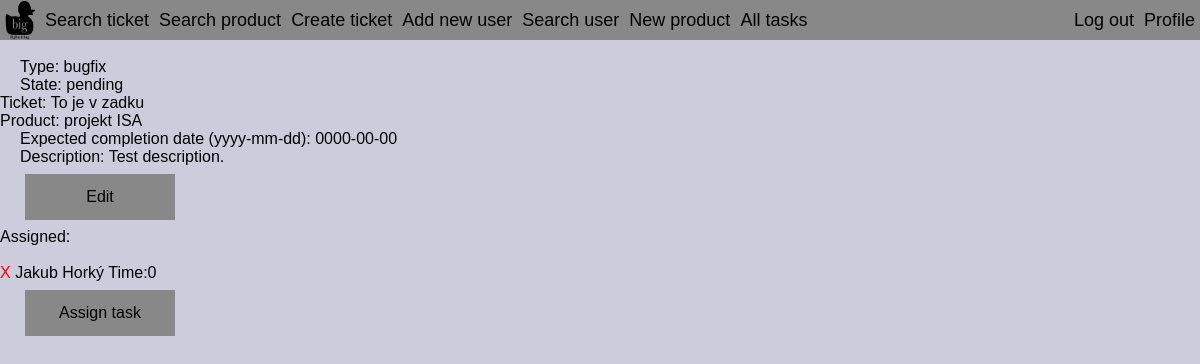
The app's page /task.php?id=1 (signed in) with its own data.
### tables this page shows
create table Tasks(taskID int not null auto_increment, title text not null, state ENUM("pending", "in progress", "solved", "cancelled", "refused") not null, ticketID int not null, description text not null, deadline date,
    primary key (taskID),
    foreign key (ticketID) references Tickets(ticketID) on delete cascade);

create table Tickets(ticketID int not null auto_increment, title varchar(128) not null, info text, state ENUM("pending", "in progress", "solved", "canceled", "refused", "retired") not null, date_posted date not null, author int not null, product int not null, 
    primary key (ticketID), 
    foreign key (author) references Persons(personID) on delete cascade,
    foreign key (product) references Products(productID) on delete cascade);

create table Products(productID int not null auto_increment, product_name text not null, description text, parent_product int, manager int not null,
    primary key (productID),
    foreign key (parent_product) references Products(productID) on delete cascade, 
    foreign key (manager) references Persons(personID));

create table Persons(personID int not null auto_increment, username varchar(64) not null, name varchar(64) not null, surname varchar(128) not null, role ENUM("customer", "worker", "manager", "senior manager", "admin"), password varchar(128),
    primary key (personID));

create table Work_on_tasks(taskID int not null, personID int not null, total_time int default 0,
    primary key (personID, taskID),
    foreign key (personID) references Persons(personID) on delete cascade,
    foreign key (taskID) references Tasks(taskID) on delete cascade);

### php/Database.php (called while the page is built, shortened)
<?php
class Database
{
     private $host = 'localhost';
     private $dbName = 'xberan43';
     private $username = 'xberan43';
     private $password = 'i7ezingi';
    public function getConnection()
    {
        $this->connection = null;
        try
        {
            $this->connection = new PDO("mysql:host=" . $this->host . ";dbname=" . $this->dbName, $this->username, $this->password);
            $this->connection->exec("set names utf8");
            $this->connection->setAttribute(PDO::ATTR_ERRMODE, PDO::ERRMODE_EXCEPTION);
        }
        catch (PDOException $e)
        {
            echo "Connection error: " . $e->getMessage();
        }
        return $this->connection;
    }
}
?>

### php/model/Task.php (called while the page is built, shortened)
<?php
include_once "DatabaseObject.php";
class Task extends DatabaseObject
{
    protected static $table_name = "Tasks";
    public static function getByID($id, $dbConnection)
    {
        try
        {
            $stmt = $dbConnection->prepare("select * from " . self::$table_name . " where taskID = ?");
            $stmt->execute([$id]);
            $row = $stmt->fetch();
        }
        catch (\PDOException $e)
        {
            return null;
        }
        $task = new Task($dbConnection);
        $task->id = $id;
        $task->title = $row['title'];
        $task->state = $row['state'];
        $task->description = $row['description'];
        $task->deadline = $row['deadline'];
        return $task;
    }
    public function loadModels()
    {
        try
        {
            $stmt = $this->connection->prepare("select ticketID from " . self::$table_name . " where taskID = ?");
            $stmt->execute([$this->id]);
            $row = $stmt->fetch();
        }
        catch (\PDOException $e)
        {
            return false;
        }
        $this->ticket = Ticket::getByID($row['ticketID'], $this->connection);
        return true;
    }
}

### php/model/DatabaseObject.php (called while the page is built, shortened)
<?php
abstract class DatabaseObject
{
    public function __construct($dbConnection)
    {
        $this->connection = $dbConnection;
    }
}

### php/model/Ticket.php (called while the page is built, shortened)
<?php
include_once "DatabaseObject.php";
class Ticket extends DatabaseObject
{
    protected static $table_name = "Tickets";
    public static function getByID($id, $dbConnection)
    {
        try
        {
            $stmt = $dbConnection->prepare("select ticketID, title, info, date_posted, state from " . self::$table_name . " where ticketID = ?");
            $stmt->execute([$id]);
            $row = $stmt->fetch();
        }
        catch (\PDOException $e)
        {
            return null;
        }
        $ticket = new Ticket($dbConnection);
        $ticket->id = $id;
        $ticket->title = $row['title'];
        $ticket->info = $row['info'];
        $ticket->date_posted = $row['date_posted'];
        $ticket->state = $row['state'];
        return $ticket;
    }
    public function loadModels()
    {
        try
        {
            $stmt = $this->connection->prepare("select product, author from " . self::$table_name . " where ticketID = ?");
            $stmt->execute([$this->id]);
            $row = $stmt->fetch();
        }
        catch (\PDOException $e)
        {
            return false;
        }
        $this->product = Product::getByID($row['product'], $this->connection);
        return true;
    }
}

### php/model/Product.php (called while the page is built, shortened)
<?php
include_once "DatabaseObject.php";
class Product extends DatabaseObject
{
    protected static $table_name = "Products";
    public static function getByID($id, $dbConnection)
    {
        try
        {
            $stmt = $dbConnection->prepare("select productID, product_name, description from " . self::$table_name . " where productID = ?");
            $stmt->execute([$id]);
            $row = $stmt->fetch();
        }
        catch (\PDOException $e)
        {
            return null;
        }
        $product = new Product($dbConnection);
        $product->id = $id;
        $product->name = $row['product_name'];
        $product->description = $row["description"];
        return $product;
    }
}

### php/model/Work_on_tasks.php (called while the page is built, shortened)
<?php
class Work_on_tasks
{
    private static $table_name = "Work_on_tasks";
    public static function getByIDs($personID, $taskID, $dbConnection)
    {
        try
        {
            $stmt = $dbConnection->prepare("select taskID, personID, total_time from " . self::$table_name . " where taskID = ? and personID = ?");
            $stmt->execute([$taskID, $personID]);
            $row = $stmt->fetch();
        }
        catch (\PDOException $e)
        {
            return null;
        }
        $work_on_tasks = new Work_on_tasks($dbConnection);
        $work_on_tasks->taskID = $taskID;
        $work_on_tasks->personID = $personID;
        $work_on_tasks->total_time = $row['total_time'];
        return $work_on_tasks;
    }
    static function getPersons($taskID, $dbConnection)
    {
        try
        {
            $stmt = $dbConnection->prepare("select personID from " . self::$table_name . " where taskID = ?");
            $stmt->execute([$taskID]);
        }
        catch (\PDOException $e)
        {
            return null;
        }
        $foundObjects = array();
        while($row = $stmt->fetch())
        {
            $foundPerson = Person::getByID($row["personID"], $dbConnection);
            array_push($foundObjects, $foundPerson);
        }
        return $foundObjects;
    }
}

### php/model/Person.php (called while the page is built, shortened)
<?php
include_once "DatabaseObject.php";
class Person extends DatabaseObject
{
    protected static $table_name = "Persons";
    public static function getByID($id, $dbConnection)
    {
        try
        {
            $stmt = $dbConnection->prepare("select personID, username, name, surname, role, password from " . self::$table_name . " where personID = ?");
            $stmt->execute([$id]);
            $row = $stmt->fetch();
        }
        catch (\PDOException $e)
        {
            echo "exception1";
            return null;
        }
        $person = new Person($dbConnection);
        $person->id = $id;
        $person->username = $row['username'];
        $person->name = $row['name'];
        $person->surname = $row['surname'];
        $person->password = $row['password'];
        $person->role = $row['role'];
        return $person;
    }
}

### task.php (the view, shortened to what this page needs)
<!DOCTYPE HTML>
<html>
<head>
    <link type="text/css" rel="stylesheet" href="style.css">
</head>
<body>
    <header>
        <ul>
                <?php
                include_once "CustomElements.php";
                ?>
        </ul>
    </header>
    <br>
        <div class="main">
		<?php
			include_once "php/Database.php";
			include_once "php/model/Ticket.php";
			include_once "php/model/Product.php";
			include_once "php/model/Person.php";
            include_once "php/model/Task.php";
            include_once "php/model/Work_on_tasks.php";
			$db = new Database();
			$db->getConnection();
            $logged = isset($_SESSION["loggedin"])&&$_SESSION["loggedin"]===true &&$_SESSION["role"]!="customer";
            if ($logged){
                if (isset($_POST["submit"])){
                    if (isset($_POST["time"])){
                        $work = new \model\Work_on_tasks ($db->connection);
                        $work->taskID=$_GET["taskID"];
                        $work->personID=$_GET["ID"];
                        $work->total_time=$_POST["time"];
                        if ($work->update()) redirect ("task.php?id=".$_GET["taskID"]);
                        else redirect ("task.php?id=".$_GET["taskID"]."&error");
                    }
                    $ticketID;
                    if (isset($_POST["type"])&&isset($_GET["ticketID"])&&isset($_POST["description"])){
                        $task = new \model\Task($db->connection);
                        if (isset($_POST["edit"])) $task->id = $_POST["edit"];
                        $task->title = $_POST["type"];
                        $task->state = $_POST["state"];
                        if (isset($_POST["deadline"])) $task->deadline = $_POST["deadline"];
                        else  $task->remaining_time = 0;
                        $task->ticket = \model\Ticket::getByID($_GET["ticketID"],$db->connection);
                        $task->description = $_POST["description"];
                        if ($task->save()) redirect("task.php?id=".$task->id);
                        else redirect ("task.php");
                    }
                }
                else if (isset($_GET["id"])&&$_SESSION["role"]!="customer"){
                    $task = \model\Task::getByID($_GET["id"], $db->connection);
                    echo "<label>Type: $task->title</label><br>";
                    echo "<label>State: $task->state</label><br>";
                    $task->loadModels();
                    $temp = $task->ticket;
                    echo "<a href=\"ticket.php?id=$temp->id\">Ticket: $temp->title</a><br>";
                    $temp->loadModels();
                    $temp = $temp->product;
                    echo "<a href=\"product.php?id=$temp->id\">Product: $temp->name</a><br>";
                    echo "<label>Expected completion date (yyyy-mm-dd): $task->deadline</label><br>";
                    echo "<label>Description: $task->description</label><br>";
                    $task->loadModels();
                    $temp = $task->ticket->id;
                    echo "<a href=\"task.php?action=edit&id=";echo $_GET["id"]; echo "&ticketID=";echo ($temp); echo "\"><button>Edit</button></a><br>";
                    $assignees = \model\Work_on_tasks::getPersons($_GET["id"],$db->connection);
                    echo "Assigned:<br><br>";
                    if ($assignees!=null){
                        foreach ($assignees as $assignee) {
                            $temp = \model\Work_on_tasks::getByIDs ($assignee->id,$_GET["id"],$db->connection);
                            if ($assignee->id!=$_SESSION["id"]){
                                echo "<a href=\"task.php?action=unassign&assignee=$assignee->id&taskID=";echo ($_GET["id"]);echo "\"><font color=\"red\">X</font></a> $assignee->name $assignee->surname   Time:$temp->total_time<br>";
                            }
                        }
                    }
                    echo "<button onclick=\"showhide()\">Assign task</button>";
                }
            }
            else echo "LOG IN";
		?>
	   </div>
</body>
</html>

### style.css (style rules this page uses)
body { background-color: #ccccdd; background-repeat: no-repeat; background-attachment: fixed; background-position: center; color: black; position: relative; margin: 0px 0px; }
header { color: black; font-family: Helvetica; }
header ul { background-color: #888888; width: 100%; position: fixed; margin: 0px 0px; padding: 0px 0px; list-style-type: none; }
ul { list-style-type: none; }
a { color: inherit; text-decoration: none; }
.main { font-family: Helvetica; float: left; padding: 40px 0px; width: 75%; }
button { background-color: #888888; color: black; padding: 14px 20px; margin: 8px 0; border: none; cursor: pointer; width: 150px; margin-left: 25px; font-size: medium; }
label { white-space: nowrap; display: inline-block; width: 140px; float: left; margin-left: 20px; }

### records on screen
tasks: title "bugfix", state "pending", deadline "0000-00-00", description "Test description."
tickets: title "To je v zadku"
products: product_name "projekt ISA"
persons: name "Jakub", surname "Horký", work_on_tasks.total_time "0"
